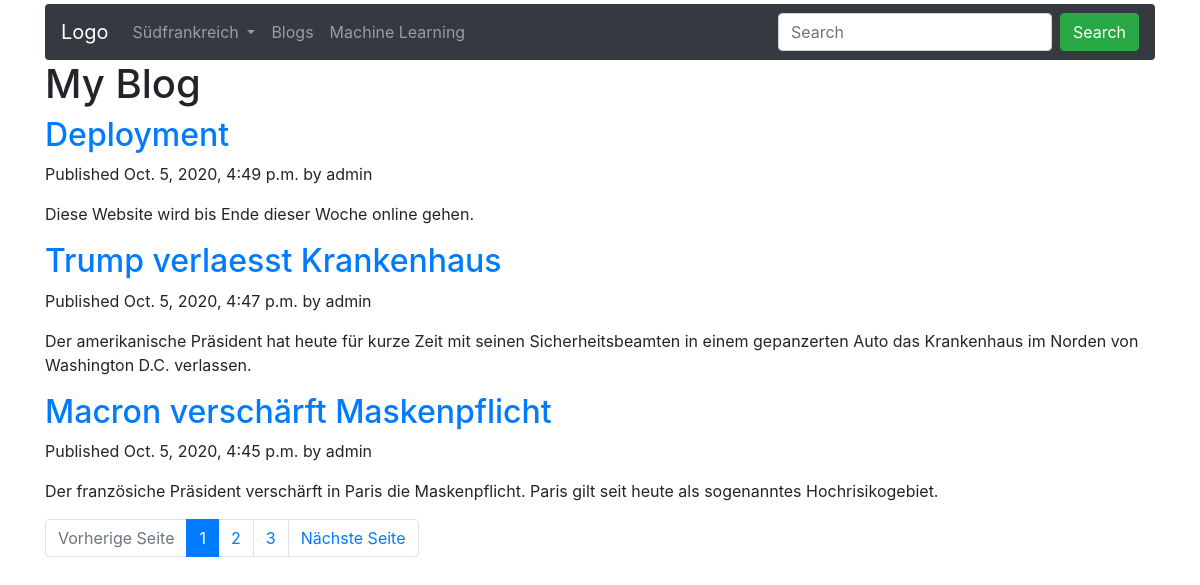
Screenshot of /blog/ with the database file from the repository.
### blog/models.py (models this page shows, shortened)
class Post (models.Model):
    STATUS_CHOICES = (('draft','Draft'),('published','Published'),)
    title = models.CharField(max_length=250)
    slug = models.SlugField(max_length=250, unique_for_date='publish')
    author = models.ForeignKey(User, on_delete=models.CASCADE, related_name='blog_posts')
    body = models.TextField()
    publish = models.DateTimeField(default=timezone.now)
    created = models.DateTimeField(auto_now_add=True)
    updated = models.DateTimeField(auto_now=True)
    status = models.CharField(max_length=10, choices=STATUS_CHOICES,default='draft')
    objects = models.Manager()
    published = PublishedManager()
    class Meta:
        ordering = ('-publish',)
    def get_absolute_url(self):
        return reverse('blog:post_detail',args=[self.publish.year,self.publish.month,self.publish.day, self.slug])

### blog/views.py (the view)
# urls.py: path('',views.post_list,name='post_list'),
def post_list(request):
    object_list = Post.published.all()
    paginator = Paginator(object_list, 3) # 3 posts per page
    page = request.GET.get('page')
    try:
        posts = paginator.page(page)
    except PageNotAnInteger:
        posts = paginator.page(1)
    except EmptyPage:
        posts = paginator.page(paginator.num_pages)
    return render (request,'blog/post/list.html',{'page':page,'posts':posts})

### blog/models.py (called while the page is built)
    def get_queryset(self):
        return super(PublishedManager,self).get_queryset().filter(status='published')

### blog/templates/blog/post/list.html (shortened to what this page needs)
{% extends "basis.html" %}
{% block content %}
  <h1>My Blog</h1>
  {% for post in posts %}
    <h2>
      <a href="{{ post.get_absolute_url }}">
        {{ post.title }}
      </a>
    </h2>
    <p class="date">
      Published {{ post.publish }} by {{ post.author }}
    </p>
    {{ post.body|truncatewords:30|linebreaks }}
  {% endfor %}
{% with page=posts %}
{% include "pagination.html" %}
{% endwith %}
{% endblock %}

### rows the page displays
Post: title "Deployment", publish "Oct. 5, 2020, 4:49 p.m.", author "admin", body "Diese Website wird bis Ende dieser Woche online gehen."
Post: title "Trump verlaesst Krankenhaus", publish "Oct. 5, 2020, 4:47 p.m.", author "admin", body "Der amerikanische Präsident hat heute für kurze Zeit mit seinen Sicherheitsbeamten in einem gepanzerten Auto das Krankenhaus im Norden von Washington D.C. verlassen."
Post: title "Macron verschärft Maskenpflicht", publish "Oct. 5, 2020, 4:45 p.m.", author "admin", body "Der französiche Präsident verschärft in Paris die Maskenpflicht. Paris gilt seit heute als sogenanntes Hochrisikogebiet."

### other values shown
{{ curr_page }} "1"
{{ curr_page }} "2" "3"
